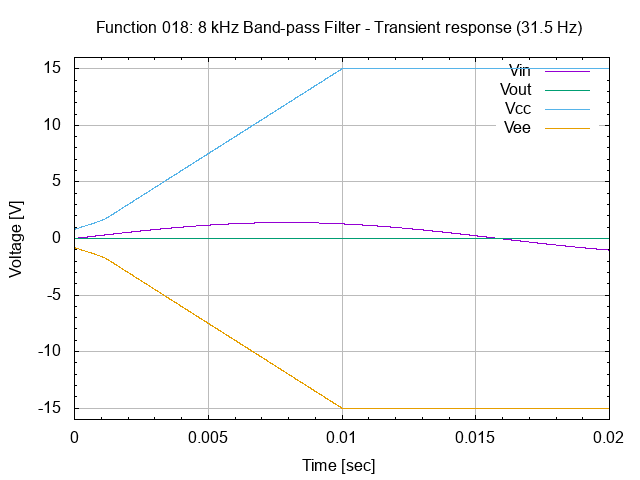

This figure's gnuplot source:
# set terminal
set term png

# set graph
set output "26.018.00.01.03.02.png"
set title "Function 018: 8 kHz Band-pass Filter - Transient response (31.5 Hz)"

# setup Y-axis
set yrange [-16:16]
set grid ytics lt 1 lw 1 lc rgb "#bbbbbb"
set mytics
set ylabel "Voltage [V]"

# setup X-axis
set grid xtics lt 1 lw 1 lc rgb "#bbbbbb"
set mxtics
set xrange [0:0.02]
set xlabel "Time [sec]"

# setup plot style
set style data lines
plot '26.018.00.01.03.dat' using 1:2 title "Vin", \
     '26.018.00.01.03.dat' using 1:3 title "Vout", \
     '26.018.00.01.03.dat' using 1:4 title "Vcc", \
     '26.018.00.01.03.dat' using 1:5 title "Vee"

# set output back to default
set output

# reset terminal type
set terminal pop
